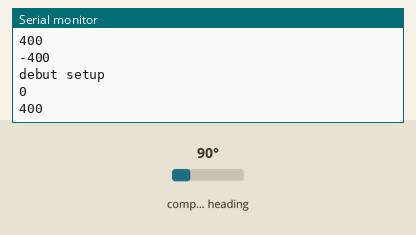
Recording of a sketch running on a simulated Arduino Mega 2560, built with avr-gcc and run on an emulated ATmega2560. On the bench: the last lines printed to the serial monitor. Wiring (inferred from the names in the program): HMC5883L compass at I2C address 0x1E. The inputs (shaded band) are chosen by the test bench; at power-on: compass heading 90°.

Above: at 1.5 s.
1.6 s: compass heading set to 7°
At 2.7 s:
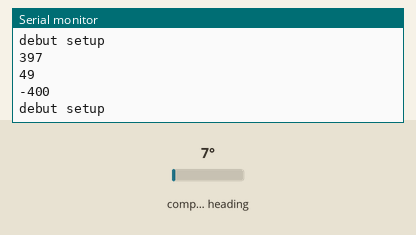
3.1 s: compass heading set to 90°
At 3.8 s:
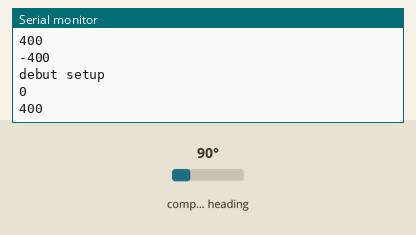
4.6 s: compass heading set to 180°
At 5.6 s:
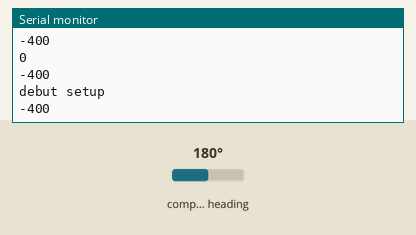
7.6 s: compass heading set to 90°
At 8.7 s:
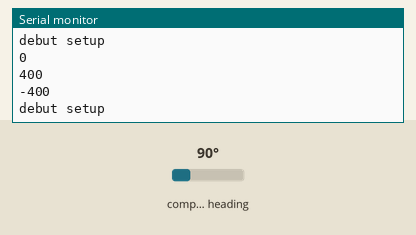
10.6 s: compass heading set to 2°
At 11.6 s:
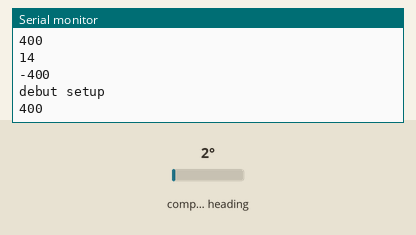
Timing chart, 0 to 13.6 s (numbered marks = the images above; inputs shaded):
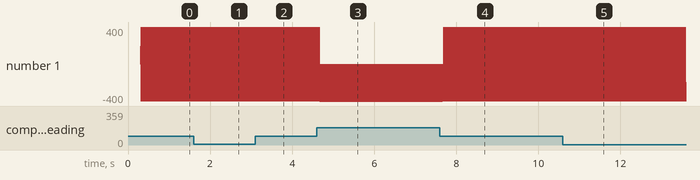

Measured:
- after the input at 1.6 s, the serial monitor: prints a new line after 0.09 s (image 1)
- after the input at 10.6 s, the serial monitor: prints a new line after 0.07 s (image 5)
- plotted number 1: -400 → 40 after the input at 10.6 s

The sketch:

compass.ino
```cpp
// (licence header left out)
/*(c) D BIRD 2013
An Arduino code example for interfacing with the HMC5883
Uses:
Analog input 4 I2C SDA or equivlanet for MEGA
Analog input 5 I2C SCL
*/
#include <SPI.h>
#include <Wire.h> //I2C Arduino Library

const int centreX  = 160;
const int centreY  = 120;
const int diameter = 100;

#include <Adafruit_GFX.h>    // Core graphics library

// The control pins for the LCD can be assigned to any digital or
// analog pins...but we'll use the analog pins as this allows us to
// double up the pins with the touch screen (see the TFT paint example).
#define LCD_CS A3 // Chip Select goes to Analogue 3
#define LCD_CD A2 // Command/Data goes to Analogue 2
#define LCD_WR A1 // LCD Write goes to Analogue 1
#define LCD_RD A0 // LCD Read goes to Analogue 0

#define LCD_RESET A4 // Can alternately just connect to Arduino reset pin

// When using the BREAKOUT BOARD only, use these 8 data lines to the LCD:
// For the Arduino Uno, Duemilanove, Diecimila, etc.:
//   D0 connects to digital pin 8  (Notice these are
//   D1 connects to digital pin 9   NOT in order!)
//   D2 connects to digital pin 2
//   D3 connects to digital pin 3
//   D4 connects to digital pin 4
//   D5 connects to digital pin 5
//   D6 connects to digital pin 6
//   D7 connects to digital pin 7
//   Assign human-readable names to some common 16-bit colour values:
#define  BLACK   0x0000
#define BLUE    0x001F
#define RED     0xF800
#define GREEN   0x07E0
#define CYAN    0x07FF
#define MAGENTA 0xF81F
#define YELLOW  0xFFE0
#define WHITE   0xFFFF

#define address 0x1E //0011110b, I2C 7bit address of HMC5883
const int x_offset = 30;
const int y_offset = 128;
const int z_offset = 0;
int last_dx, last_dy, dx, dy;

// Adafruit_TFTLCD tft(LCD_CS, LCD_CD, LCD_WR, LCD_RD, LCD_RESET);
// If using the shield, all control and data lines are fixed, and
// a simpler declaration can optionally be used:

void setup(){
Serial.begin(9600);
Serial.println("debut setup");
  //Initialize I2C communications
  Wire.begin();
  //Put the HMC5883 IC into the correct operating mode
  Wire.beginTransmission(address); //open communication with HMC5883
  Wire.write(0x02); //select mode register
  Wire.write(0x00); //continuous measurement mode
  Wire.endTransmission();
  delay(300); // Slight delay for screen to start
  last_dx = centreX;
  last_dy = centreY;
}

void loop(){
  double angle;
  int x,y,z; //triple axis data
  //Tell the HMC5883 where to begin reading data
  Serial.println("debut setup");
  Wire.beginTransmission(address);
  Wire.write(0x03); //select register 3, X MSB register
  Wire.endTransmission();

 //Read data from each axis, 2 registers per axis
  Wire.requestFrom(address, 6);
  if(6<=Wire.available()){
    x = Wire.read() << 8 | Wire.read();
    z = Wire.read() << 8 | Wire.read();
    y = Wire.read() << 8 | Wire.read();
     Serial.println(x);
    Serial.println(y);
    Serial.println(z);
  }
}
```
